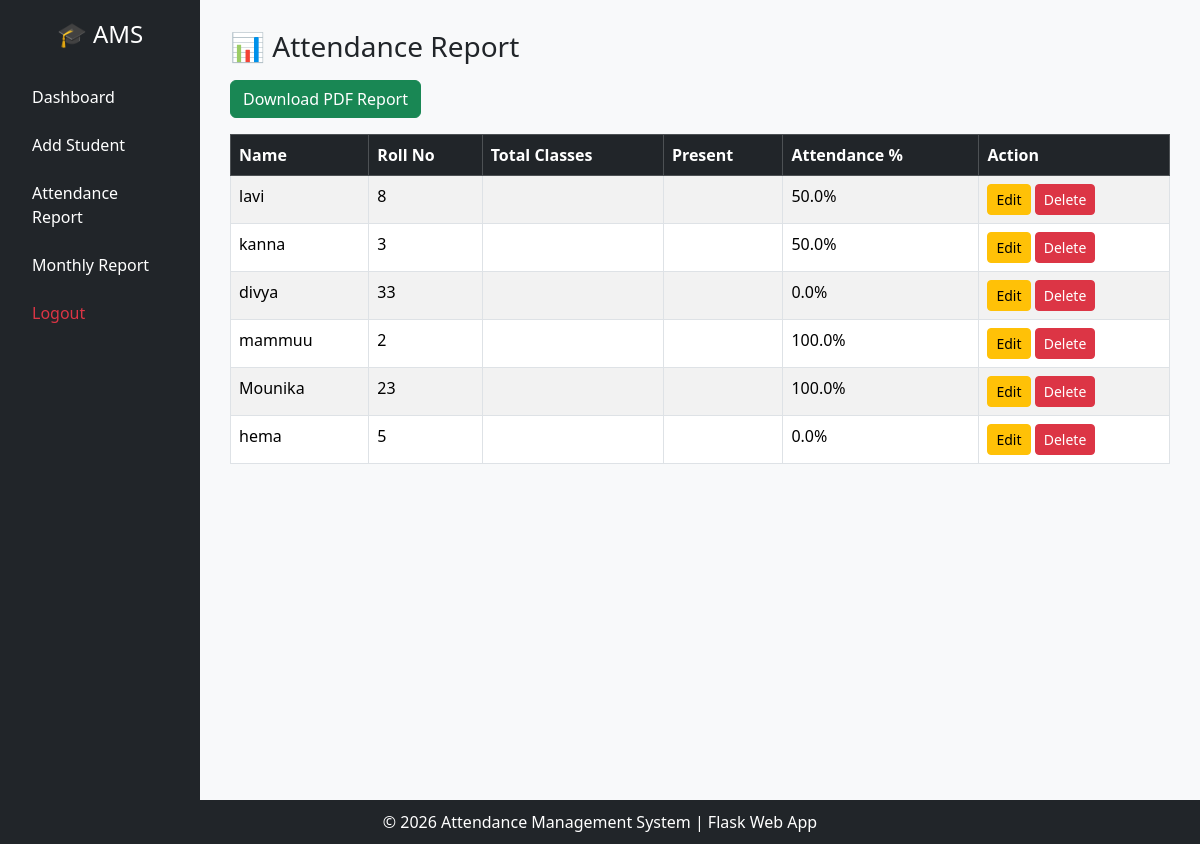
Page /report (signed in) on the committed database.
### tables this page shows
CREATE TABLE students (
    id INTEGER PRIMARY KEY AUTOINCREMENT,
    name TEXT,
    roll_no TEXT
);

### app.py (the view)
@app.route('/report')
def report():
    if 'user' not in session:
        return redirect('/login')
    conn = connect_db()
    students = conn.execute("SELECT * FROM students").fetchall()
    report_data = []
    for student in students:
        total = conn.execute(
            "SELECT COUNT(*) FROM attendance WHERE student_id=?",
            (student['id'],)
        ).fetchone()[0]
        present = conn.execute(
            "SELECT COUNT(*) FROM attendance WHERE student_id=? AND status='Present'",
            (student['id'],)
        ).fetchone()[0]
        percentage = round((present / total) * 100, 2) if total > 0 else 0
        report_data.append({
            'name': student['name'],
            'roll_no': student['roll_no'],
            'percentage': percentage
        })
    conn.close()
    return render_template('report.html', report_data=report_data)

### app.py (called while the page is built)
def connect_db():
    conn = sqlite3.connect('attendance.db')
    conn.row_factory = sqlite3.Row   # VERY IMPORTANT
    return conn

### templates/report.html
{% extends 'base.html' %}
{% block content %}
<h3 class="mb-3">📊 Attendance Report</h3>
<a href="/download_report" class="btn btn-success mb-3">
    Download PDF Report
</a>
<table class="table table-striped table-bordered">
    <thead class="table-dark">
        <tr>
            <th>Name</th>
            <th>Roll No</th>
            <th>Total Classes</th>
            <th>Present</th>
            <th>Attendance %</th>
            <th>Action</th>
        </tr>
    </thead>
    <tbody>
        {% for student in report_data %}
        <tr>
            <td>{{ student.name }}</td>
            <td>{{ student.roll_no }}</td>
            <td>{{ student.total }}</td>
            <td>{{ student.present }}</td>
            <td>{{ student.percentage }}%</td>
            <td>
                <a href="/edit/{{ student.id }}" class="btn btn-sm btn-warning">Edit</a>
                <a href="/delete/{{ student.id }}"
                   class="btn btn-sm btn-danger"
                   onclick="return confirm('Are you sure?')">
                   Delete
                </a>
            </td>
        </tr>
        {% endfor %}
    </tbody>
</table>
{% endblock %}

### templates/base.html (style rules this page uses)
body { background-color: #f8f9fa; }

### rows in the picture
students: name "lavi", roll_no "8", percentage "50.0"
students: name "kanna", roll_no "3", percentage "50.0"
students: name "divya", roll_no "33", percentage "0.0"
students: name "mammuu", roll_no "2", percentage "100.0"
students: name "Mounika", roll_no "23", percentage "100.0"
students: name "hema", roll_no "5", percentage "0.0"
